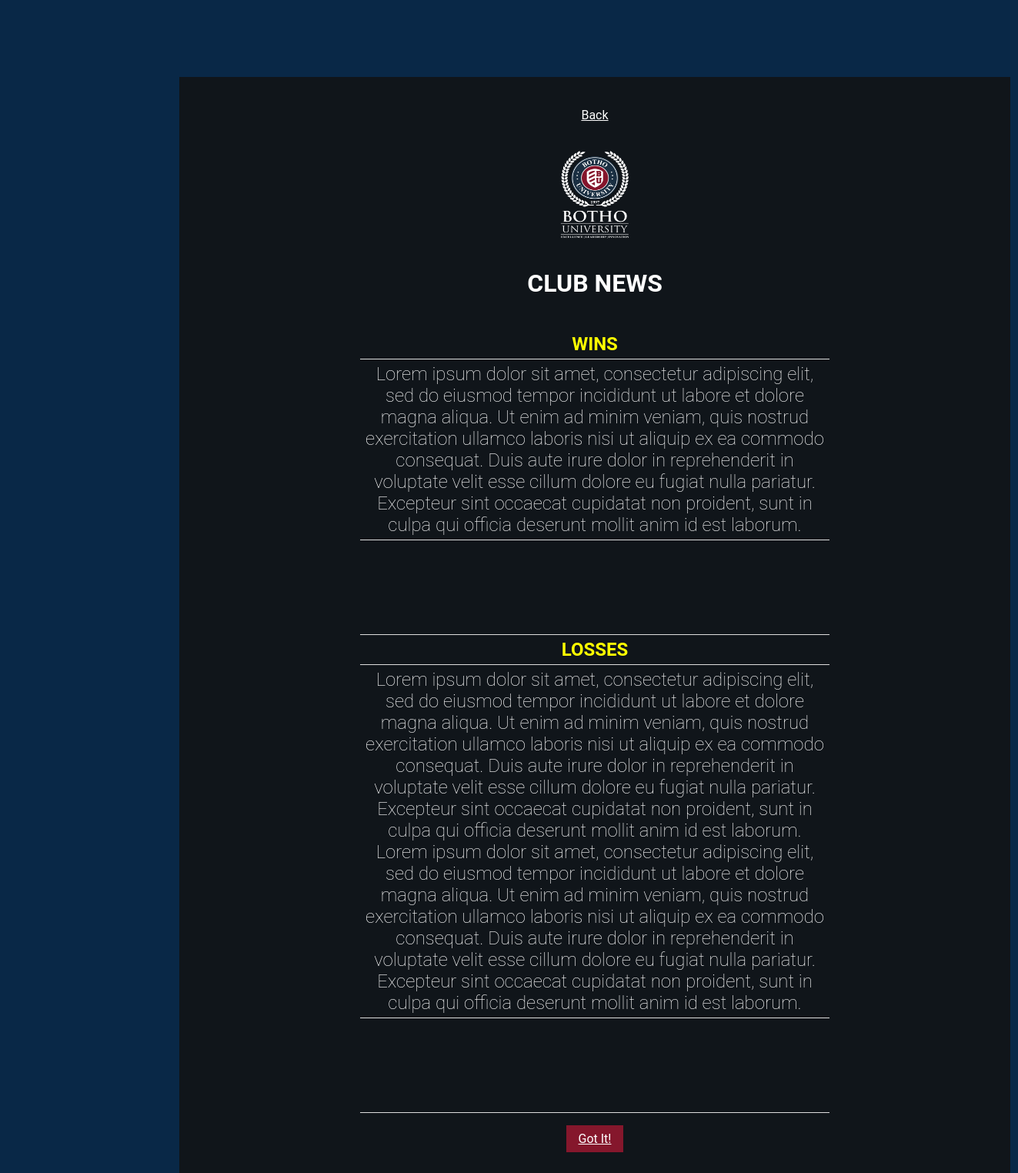
The app's page /BasketBall/ViewNews.php with its own data.
### tables this page shows
CREATE TABLE `news` (
  `Nid` int(12) NOT NULL,
  `ClubName` varchar(30) NOT NULL,
  `Title` varchar(50) NOT NULL,
  `News` varchar(3000) NOT NULL
);

### BasketBall/ViewNews.php (the view, shortened to what this page needs)
<?php
include('connection.php');
?>
<!Doctype>
<html  lang="en">
<head>
</head>
<body>
<form action="" method="POST" >
<div class="wrapper">
<a  href="javascript:history.go(-1)"onMouuseOver="self.status.referrer;return true" style="color:white;">Back</a><br>
<img src="../images/try.png" alt="" class="log">
<h1 style="color:white">CLUB NEWS</h1>
<br>
<table class="table table-bordered table-striped table-hover">
<?php
$sql=mysqli_query($conn,"select * from News where ClubName='BasketBall'");
while($res=mysqli_fetch_assoc($sql))
{
?>
<tr>
		<th style="color:yellow" ><?php echo $res['Title']; ?></th></tr>
		<tr>
			<td><?php echo $res['News']; ?></td> </tr>
			<tr>
			<td>
			<br><br><br><br></td>
			</tr>
<?php
}
?>
</table>
<a  href="javascript:history.go(-1)"onMouuseOver="self.status.referrer;return true" class="btn">Got It!</a>
</div>
</form>
</body>
</html>

### BasketBall/ViewNews.php (style rules this page uses)
* { align-items: center; font-family: 'Roboto', sans-serif; }
body { background:#092847; }
.wrapper { width: 95%; max-width: 1000px; background: #121212d8; margin-top:100px; margin-left:225px; padding: 40px 40px; display:flex; justify-content: center; align-items: center; flex-direction: column; }
.btn { margin-top: 1rem; display: inline-block; padding:.5rem 1rem; font-size:1rem; color:#fff; background:#85172C; cursor: pointer; }
.log { height: 150px; width:100px; background:none; }
table, th, td { align-items: center; text-align:center; border: .1px white; }
table { color:white; border-collapse: collapse; font-weight: lighter; font-size:1.5rem; }
table th { width:100px; }
tr { text-align: left; }
th, td { border-bottom: 1px solid #ddd; padding: 5px; width:600px; }

### records on screen
news: Title "WINS", News "Lorem ipsum dolor sit amet, consectetur adipiscing elit, sed do eiusmod tempor incididunt ut labore et dolore magna aliqua. Ut enim ad minim veniam, quis nostrud exercitation ullamco laboris nisi ut aliquip ex ea commodo consequat. Duis aute irure dolor in reprehenderit in voluptate velit esse cillum dolore eu fugiat nulla pariatur. Excepteur sint occaecat cupidatat non proident, sunt in culpa qui officia deserunt mollit anim id est laborum."
news: Title "LOSSES", News "Lorem ipsum dolor sit amet, consectetur adipiscing elit, sed do eiusmod tempor incididunt ut labore et dolore magna aliqua. Ut enim ad minim veniam, quis nostrud exercitation ullamco laboris nisi ut aliquip ex ea commodo consequat. Duis aute irure dolor in reprehenderit in voluptate velit esse cillum dolore eu fugiat nulla pariatur. Excepteur sint occaecat cupidatat non proident, sunt in culpa qui officia deserunt mollit anim id est laborum. Lorem ipsum dolor sit amet, consectetur adipiscing elit, sed do eiusmod tempor incididunt ut labore et dolore magna aliqua. Ut enim ad minim veniam, quis nostrud exercitation ullamco laboris nisi ut aliquip ex ea commodo consequat. Duis aute irure dolor…"
